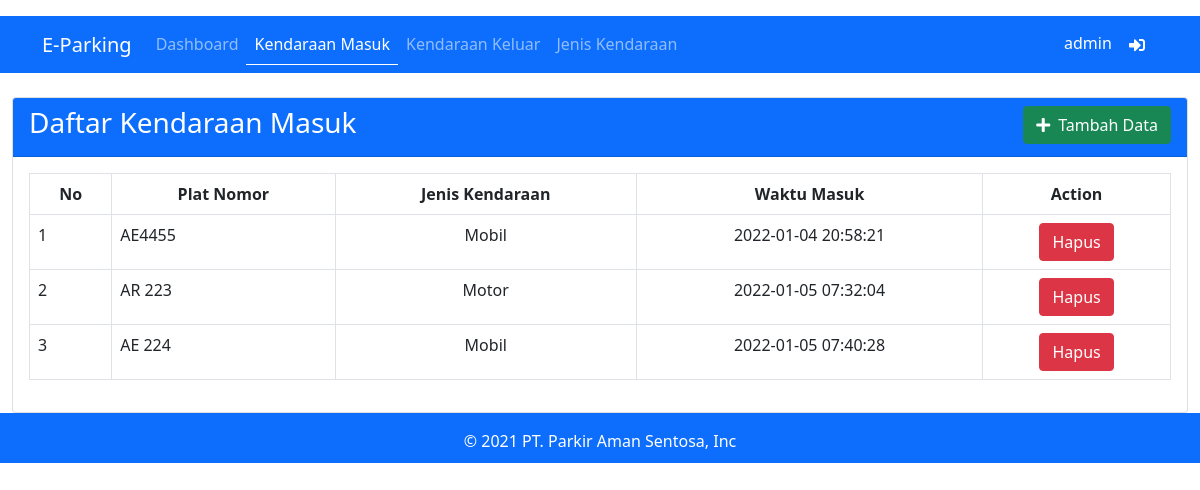
Page /admin/index_kendaraan_masuk.php (signed in) on the committed database.
### tables this page shows
CREATE TABLE `kendaraan_masuk` (
  `id_parkir` int(11) NOT NULL,
  `plat_no` varchar(20) DEFAULT NULL,
  `waktu_masuk` datetime DEFAULT NULL,
  `jenis_kendaraan` int(11) DEFAULT NULL,
  `status_parkir` enum('1','0') DEFAULT NULL
);

CREATE TABLE `jenis_kendaraan` (
  `id_jns_kendaraan` int(11) NOT NULL,
  `jenis_kendaraan` varchar(50) DEFAULT NULL,
  `harga` double DEFAULT NULL
);

### admin/index_kendaraan_masuk.php (the view, shortened to what this page needs)
<!DOCTYPE html>
<html lang="en">
<head>
    <link rel="stylesheet" href="../assets/css/boostrab/bootstrap.min.css">
    <link rel="stylesheet" href="assets/css/style.css">
    <link rel="stylesheet" href="../assets/fontawesome-free/css/all.min.css">
</head>
<body>
    <nav class="navbar navbar-expand-lg navbar-dark bg-primary mt-3">
        <div class="container">
            <a class="navbar-brand " href="#">
                E-Parking
            </a>
            <div class="collapse navbar-collapse" id="navbarNavDropdown">
                <ul class="navbar-nav ">
                    <li class="nav-item ">
                        <a class="nav-link " aria-current="page" href="dashboard.php">Dashboard</a>
                    </li>
                    <li class="nav-item" style="border-bottom: 1px solid white;">
                        <a class="nav-link active" href="hapus_kendaraan_masuk.php">Kendaraan Masuk</a>
                    </li>
                    <li class="nav-item ">
                        <a class="nav-link" href="index_kendaraan_keluar.php">Kendaraan Keluar</a>
                    </li>
                    <li class="nav-item">
                        <a class="nav-link " href="index.php">Jenis Kendaraan</a>
                    </li>
                </ul>
            </div>
            <div class="d-flex">
                <ul class="navbar-nav">
                    <li class="nav-item">
                        <span class="text-end text-white"><?php
                                                            echo $_SESSION['user_name'];
                                                            ?> <a href="../logout.php" class="btn btn-primary"><i class="fas fa-sign-in-alt"></i></a></span>
                    </li>
                </ul>
            </div>
        </div>
    </nav>
    <main>
        <div class="container-fluid mt-4">
            <div class="card">
                <div class="card-header bg-primary">
                    <div class="row">
                        <div class="col-6">
                            <h3 class="text-white">Daftar Kendaraan Masuk</h3>
                        </div>
                        <div class="col-6">
                            <a href="tambah_kendaraan_masuk.php" class=" btn btn-success float-end"><i class="fas fa-plus me-2"></i>Tambah Data</a>
                        </div>
                    </div>
                </div>
                <div class="card-body">
                    <table class="table table-bordered">
                        <thead>
                            <tr>
                                <th scope="col" class="text-center">No</th>
                                <th scope="col" class="text-center">Plat Nomor</th>
                                <th scope="col" class="text-center">Jenis Kendaraan</th>
                                <th scope="col" class="text-center">Waktu Masuk</th>
                                <th scope="col" class="text-center">Action</th>
                            </tr>
                        </thead>
                        <tbody>
                            <?php
                            include '../koneksi.php';
                            $no = 1;
                            $data = mysqli_query($konek, "SELECT a.*, b.* FROM kendaraan_masuk a join jenis_kendaraan b on a.jenis_kendaraan=b.id_jns_kendaraan where a.status_parkir = '1'");
                            foreach ($data as $kendaraan_masuk) :
                            ?>
                                <tr>
                                    <td><?= $no++ ?></td>
                                    <td scope="row"><?= $kendaraan_masuk["plat_no"] ?></td>
                                    <td class="text-center" scope="row"><?= $kendaraan_masuk['jenis_kendaraan'] ?></td>
                                    <td class="text-center" scope="row"><?= $kendaraan_masuk['waktu_masuk'] ?></td>
                                    <td scope="row" class="text-center">
                                        <a class="btn btn-danger ml-2" onclick="return confirm('Ada yakin ingin menghapus data parkir dengan nomor polisi   : <?= $kendaraan_masuk['plat_no'] ?>')" href="hapus_kendaraan_masuk.php?id=<?= $kendaraan_masuk['id_parkir']; ?>">Hapus</a>
                                    </td>
                                </tr>
                            <?php endforeach; ?>
                        </tbody>
                    </table>
                </div>
            </div>
        </div>
    </main>
    <footer class="bg-primary mb-2 container-fluid" style="height: 50px;">
        <p class="text-center text-white pt-3">&copy; 2021 PT. Parkir Aman Sentosa, Inc</p>
    </footer>
</body>
</html>

### rows in the picture
kendaraan_masuk: plat_no "AE4455", jenis_kendaraan.jenis_kendaraan "Mobil", waktu_masuk "2022-01-04 20:58:21"
kendaraan_masuk: plat_no "AR 223", jenis_kendaraan.jenis_kendaraan "Motor", waktu_masuk "2022-01-05 07:32:04"
kendaraan_masuk: plat_no "AE 224", jenis_kendaraan.jenis_kendaraan "Mobil", waktu_masuk "2022-01-05 07:40:28"

### other values in the picture
$_SESSION['user_name'] "admin"
